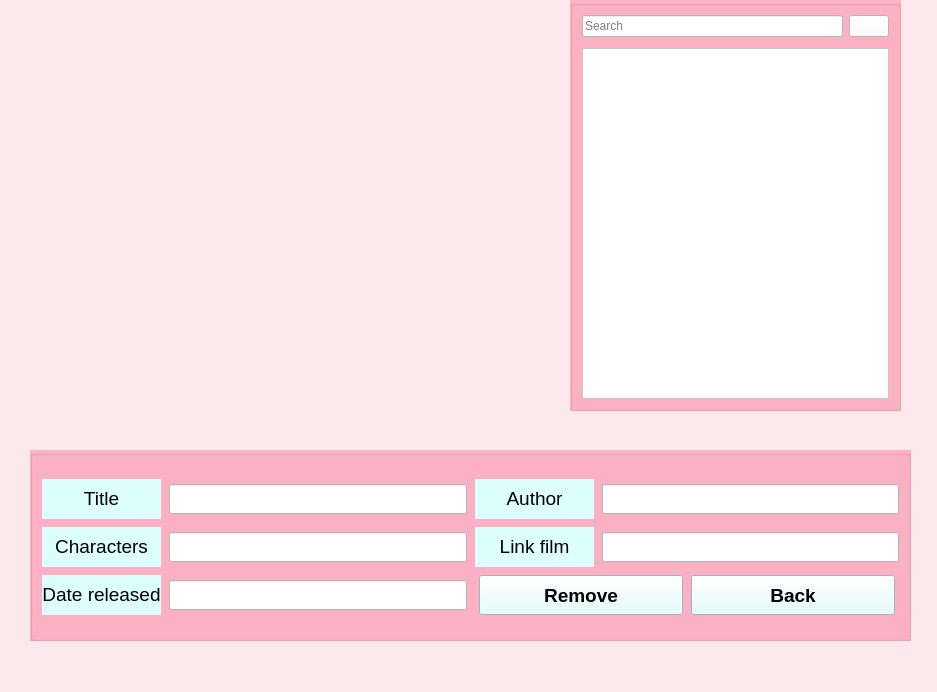
<?xml version="1.0" encoding="UTF-8"?>
<ui version="4.0">
 <class>MainWindow</class>
 <widget class="QMainWindow" name="MainWindow">
  <property name="geometry">
   <rect>
    <x>0</x>
    <y>0</y>
    <width>937</width>
    <height>692</height>
   </rect>
  </property>
  <property name="windowTitle">
   <string>MainWindow</string>
  </property>
  <property name="styleSheet">
   <string notr="true">background-color: rgb(250, 232, 237);
</string>
  </property>
  <widget class="QWidget" name="centralwidget">
   <widget class="QGroupBox" name="groupBox">
    <property name="geometry">
     <rect>
      <x>30</x>
      <y>450</y>
      <width>881</width>
      <height>191</height>
     </rect>
    </property>
    <property name="styleSheet">
     <string notr="true">background-color: rgb(255, 178, 197);</string>
    </property>
    <property name="title">
     <string/>
    </property>
    <layout class="QGridLayout" name="gridLayout_2">
     <item row="1" column="1">
      <layout class="QGridLayout" name="gridLayout" columnstretch="2,5,2,5">
       <property name="spacing">
        <number>8</number>
       </property>
       <item row="2" column="0">
        <widget class="QLabel" name="label_4">
         <property name="font">
          <font>
           <pointsize>14</pointsize>
           <weight>50</weight>
           <bold>false</bold>
          </font>
         </property>
         <property name="styleSheet">
          <string notr="true">background-color: rgb(221, 254, 255)</string>
         </property>
         <property name="text">
          <string>&lt;html&gt;&lt;head/&gt;&lt;body&gt;&lt;p align=&quot;center&quot;&gt;Date released&lt;/p&gt;&lt;/body&gt;&lt;/html&gt;</string>
         </property>
        </widget>
       </item>
       <item row="2" column="1">
        <widget class="QLineEdit" name="lineEdit_Date">
         <property name="minimumSize">
          <size>
           <width>0</width>
           <height>30</height>
          </size>
         </property>
         <property name="styleSheet">
          <string notr="true">background-color: rgb(255, 255, 255);</string>
         </property>
        </widget>
       </item>
       <item row="0" column="0">
        <widget class="QLabel" name="label_2">
         <property name="font">
          <font>
           <pointsize>14</pointsize>
           <weight>50</weight>
           <bold>false</bold>
          </font>
         </property>
         <property name="styleSheet">
          <string notr="true">background-color: rgb(221, 254, 255)</string>
         </property>
         <property name="text">
          <string>&lt;html&gt;&lt;head/&gt;&lt;body&gt;&lt;p align=&quot;center&quot;&gt;Title&lt;/p&gt;&lt;/body&gt;&lt;/html&gt;</string>
         </property>
        </widget>
       </item>
       <item row="0" column="1">
        <widget class="QLineEdit" name="lineEdit_Title">
         <property name="minimumSize">
          <size>
           <width>0</width>
           <height>30</height>
          </size>
         </property>
         <property name="styleSheet">
          <string notr="true">background-color: rgb(255, 255, 255);</string>
         </property>
        </widget>
       </item>
       <item row="1" column="1">
        <widget class="QLineEdit" name="lineEdit_Character">
         <property name="minimumSize">
          <size>
           <width>0</width>
           <height>30</height>
          </size>
         </property>
         <property name="styleSheet">
          <string notr="true">background-color: rgb(255, 255, 255);</string>
         </property>
        </widget>
       </item>
       <item row="0" column="2">
        <widget class="QLabel" name="label_5">
         <property name="minimumSize">
          <size>
           <width>0</width>
           <height>40</height>
          </size>
         </property>
         <property name="font">
          <font>
           <pointsize>14</pointsize>
           <weight>50</weight>
           <bold>false</bold>
          </font>
         </property>
         <property name="styleSheet">
          <string notr="true">background-color: rgb(221, 254, 255)</string>
         </property>
         <property name="text">
          <string>&lt;html&gt;&lt;head/&gt;&lt;body&gt;&lt;p align=&quot;center&quot;&gt;Author&lt;/p&gt;&lt;/body&gt;&lt;/html&gt;</string>
         </property>
        </widget>
       </item>
       <item row="0" column="3">
        <widget class="QLineEdit" name="lineEdit">
         <property name="minimumSize">
          <size>
           <width>0</width>
           <height>30</height>
          </size>
         </property>
         <property name="styleSheet">
          <string notr="true">background-color: rgb(255, 255, 255);</string>
         </property>
        </widget>
       </item>
       <item row="2" column="2" colspan="2">
        <layout class="QHBoxLayout" name="horizontalLayout_8">
         <property name="spacing">
          <number>8</number>
         </property>
         <property name="leftMargin">
          <number>4</number>
         </property>
         <property name="rightMargin">
          <number>4</number>
         </property>
         <item>
          <widget class="QPushButton" name="pushButton_Remove">
           <property name="minimumSize">
            <size>
             <width>0</width>
             <height>40</height>
            </size>
           </property>
           <property name="font">
            <font>
             <pointsize>14</pointsize>
             <weight>75</weight>
             <bold>true</bold>
            </font>
           </property>
           <property name="styleSheet">
            <string notr="true">background-color: rgb(221, 254, 255)</string>
           </property>
           <property name="text">
            <string>Remove</string>
           </property>
          </widget>
         </item>
         <item>
          <widget class="QPushButton" name="pushButton_Back">
           <property name="minimumSize">
            <size>
             <width>0</width>
             <height>40</height>
            </size>
           </property>
           <property name="font">
            <font>
             <pointsize>14</pointsize>
             <weight>75</weight>
             <bold>true</bold>
            </font>
           </property>
           <property name="styleSheet">
            <string notr="true">background-color: rgb(221, 254, 255)</string>
           </property>
           <property name="text">
            <string>Back</string>
           </property>
          </widget>
         </item>
        </layout>
       </item>
       <item row="1" column="3">
        <widget class="QLineEdit" name="lineEdit_2">
         <property name="minimumSize">
          <size>
           <width>0</width>
           <height>30</height>
          </size>
         </property>
         <property name="styleSheet">
          <string notr="true">background-color: rgb(255, 255, 255);</string>
         </property>
        </widget>
       </item>
       <item row="1" column="2">
        <layout class="QHBoxLayout" name="horizontalLayout_3">
         <item>
          <widget class="QLabel" name="label_6">
           <property name="minimumSize">
            <size>
             <width>0</width>
             <height>40</height>
            </size>
           </property>
           <property name="font">
            <font>
             <pointsize>14</pointsize>
             <weight>50</weight>
             <bold>false</bold>
            </font>
           </property>
           <property name="styleSheet">
            <string notr="true">background-color: rgb(221, 254, 255)</string>
           </property>
           <property name="text">
            <string>&lt;html&gt;&lt;head/&gt;&lt;body&gt;&lt;p align=&quot;center&quot;&gt;Link film&lt;/p&gt;&lt;/body&gt;&lt;/html&gt;</string>
           </property>
          </widget>
         </item>
        </layout>
       </item>
       <item row="1" column="0">
        <widget class="QLabel" name="label_3">
         <property name="font">
          <font>
           <pointsize>14</pointsize>
           <weight>50</weight>
           <bold>false</bold>
          </font>
         </property>
         <property name="styleSheet">
          <string notr="true">background-color: rgb(221, 254, 255)</string>
         </property>
         <property name="text">
          <string>&lt;html&gt;&lt;head/&gt;&lt;body&gt;&lt;p align=&quot;center&quot;&gt;Characters&lt;/p&gt;&lt;/body&gt;&lt;/html&gt;</string>
         </property>
        </widget>
       </item>
      </layout>
     </item>
    </layout>
   </widget>
   <widget class="QGroupBox" name="groupBox_2">
    <property name="geometry">
     <rect>
      <x>570</x>
      <y>0</y>
      <width>331</width>
      <height>411</height>
     </rect>
    </property>
    <property name="styleSheet">
     <string notr="true">background-color: rgb(255, 178, 197);
</string>
    </property>
    <property name="title">
     <string/>
    </property>
    <layout class="QVBoxLayout" name="verticalLayout_2">
     <item>
      <layout class="QVBoxLayout" name="verticalLayout">
       <item>
        <layout class="QHBoxLayout" name="horizontalLayout">
         <property name="sizeConstraint">
          <enum>QLayout::SetMinimumSize</enum>
         </property>
         <property name="bottomMargin">
          <number>5</number>
         </property>
         <item>
          <widget class="QLineEdit" name="lineEdit_Search">
           <property name="maximumSize">
            <size>
             <width>16777215</width>
             <height>40</height>
            </size>
           </property>
           <property name="styleSheet">
            <string notr="true">background-color: rgb(255, 255, 255);</string>
           </property>
           <property name="text">
            <string/>
           </property>
           <property name="placeholderText">
            <string>Search</string>
           </property>
          </widget>
         </item>
         <item>
          <widget class="QPushButton" name="pushButton_Search">
           <property name="styleSheet">
            <string notr="true">background-color: rgb(255, 255, 255);</string>
           </property>
           <property name="text">
            <string/>
           </property>
           <property name="icon">
            <iconset>
             <normaloff>../images/search.jpg</normaloff>../images/search.jpg</iconset>
           </property>
          </widget>
         </item>
        </layout>
       </item>
       <item>
        <widget class="QListView" name="Qlistview_da_viet">
         <property name="styleSheet">
          <string notr="true">background-color: rgb(255, 255, 255);</string>
         </property>
        </widget>
       </item>
      </layout>
     </item>
    </layout>
   </widget>
   <widget class="QLabel" name="label_9">
    <property name="geometry">
     <rect>
      <x>30</x>
      <y>10</y>
      <width>501</width>
      <height>401</height>
     </rect>
    </property>
    <property name="text">
     <string/>
    </property>
    <property name="pixmap">
     <pixmap>C:/Users/HP/Downloads/logo.png</pixmap>
    </property>
    <property name="scaledContents">
     <bool>true</bool>
    </property>
    <property name="wordWrap">
     <bool>false</bool>
    </property>
   </widget>
   <zorder>label_9</zorder>
   <zorder>groupBox</zorder>
   <zorder>groupBox_2</zorder>
  </widget>
  <widget class="QMenuBar" name="menubar">
   <property name="geometry">
    <rect>
     <x>0</x>
     <y>0</y>
     <width>937</width>
     <height>22</height>
    </rect>
   </property>
  </widget>
  <widget class="QStatusBar" name="statusbar"/>
 </widget>
 <resources/>
 <connections/>
</ui>
